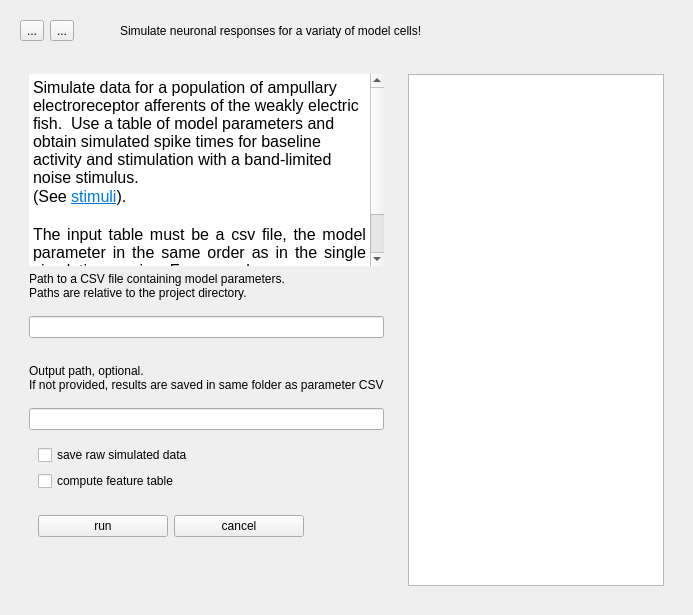
      <widget class="QWidget" name="table_sim">
       <layout class="QVBoxLayout" name="verticalLayout_16" stretch="0,1">
        <item>
         <widget class="QWidget" name="ts_header" native="true">
          <layout class="QHBoxLayout" name="horizontalLayout_4">
           <item>
            <widget class="QToolButton" name="ts_back_to_main">
             <property name="maximumSize">
              <size>
               <width>16777215</width>
               <height>27</height>
              </size>
             </property>
             <property name="text">
              <string>...</string>
             </property>
             <property name="icon">
              <iconset resource="resources.qrc">
               <normaloff>:/icons/pictograms/home.png</normaloff>:/icons/pictograms/home.png</iconset>
             </property>
            </widget>
           </item>
           <item>
            <widget class="QToolButton" name="ts_to_single">
             <property name="maximumSize">
              <size>
               <width>16777215</width>
               <height>27</height>
              </size>
             </property>
             <property name="text">
              <string>...</string>
             </property>
             <property name="icon">
              <iconset resource="resources.qrc">
               <normaloff>:/icons/pictograms/arrow_back.png</normaloff>:/icons/pictograms/arrow_back.png</iconset>
             </property>
            </widget>
           </item>
           <item>
            <spacer name="horizontalSpacer_6">
             <property name="orientation">
              <enum>Qt::Horizontal</enum>
             </property>
             <property name="sizeType">
              <enum>QSizePolicy::Maximum</enum>
             </property>
             <property name="sizeHint" stdset="0">
              <size>
               <width>40</width>
               <height>20</height>
              </size>
             </property>
            </spacer>
           </item>
           <item>
            <widget class="QLabel" name="ts_title">
             <property name="text">
              <string>Simulate neuronal responses for a variaty of model cells!</string>
             </property>
             <property name="role" stdset="0">
              <string>title</string>
             </property>
            </widget>
           </item>
          </layout>
         </widget>
        </item>
        <item>
         <widget class="QWidget" name="ts_content" native="true">
          <layout class="QHBoxLayout" name="horizontalLayout_8">
           <item>
            <widget class="QWidget" name="ts_left_box" native="true">
             <layout class="QVBoxLayout" name="verticalLayout_27" stretch="0,0,0,0,0,0,0,0,0,0,1">
              <item>
               <widget class="QTextBrowser" name="ts_info">
                <property name="frameShape">
                 <enum>QFrame::NoFrame</enum>
                </property>
                <property name="html">
                 <string>&lt;!DOCTYPE HTML PUBLIC &quot;-//W3C//DTD HTML 4.0//EN&quot; &quot;http://www.w3.org/TR/REC-html40/strict.dtd&quot;&gt;
&lt;html&gt;&lt;head&gt;&lt;meta name=&quot;qrichtext&quot; content=&quot;1&quot; /&gt;&lt;meta charset=&quot;utf-8&quot; /&gt;&lt;style type=&quot;text/css&quot;&gt;
p, li { white-space: pre-wrap; }
hr { height: 1px; border-width: 0; }
li.unchecked::marker { content: &quot;\2610&quot;; }
li.checked::marker { content: &quot;\2612&quot;; }
&lt;/style&gt;&lt;/head&gt;&lt;body style=&quot; font-family:'.AppleSystemUIFont'; font-size:13pt; font-weight:400; font-style:normal;&quot;&gt;
&lt;p style=&quot; margin-top:0px; margin-bottom:0px; margin-left:0px; margin-right:0px; -qt-block-indent:0; text-indent:0px;&quot;&gt;&lt;span style=&quot; font-family:'Ubuntu'; font-size:12pt;&quot;&gt;Simulate data for a population of ampullary electroreceptor afferents of the weakly electric fish.  Use a table of model parameters and obtain simulated spike times for baseline activity and stimulation with a band-limited noise stimulus. &lt;/span&gt;&lt;/p&gt;
&lt;p style=&quot; margin-top:0px; margin-bottom:0px; margin-left:0px; margin-right:0px; -qt-block-indent:0; text-indent:0px;&quot;&gt;&lt;span style=&quot; font-family:'Ubuntu'; font-size:12pt;&quot;&gt;(See &lt;/span&gt;&lt;a href=&quot;../../stimuli&quot;&gt;&lt;span style=&quot; font-family:'Ubuntu'; font-size:12pt; text-decoration: underline; color:#007acc;&quot;&gt;stimuli&lt;/span&gt;&lt;/a&gt;&lt;span style=&quot; font-family:'Ubuntu'; font-size:12pt;&quot;&gt;).&lt;/span&gt;&lt;/p&gt;
&lt;p align=&quot;justify&quot; style=&quot;-qt-paragraph-type:empty; margin-top:0px; margin-bottom:0px; margin-left:0px; margin-right:0px; -qt-block-indent:0; text-indent:0px; font-family:'Ubuntu'; font-size:12pt;&quot;&gt;&lt;br /&gt;&lt;/p&gt;
&lt;p align=&quot;justify&quot; style=&quot; margin-top:0px; margin-bottom:0px; margin-left:0px; margin-right:0px; -qt-block-indent:0; text-indent:0px;&quot;&gt;&lt;span style=&quot; font-family:'Ubuntu'; font-size:12pt;&quot;&gt;The input table must be a csv file, the model parameter in the same order as in the single simulation version. For example see&lt;/span&gt;&lt;/p&gt;
&lt;p align=&quot;justify&quot; style=&quot; margin-top:0px; margin-bottom:0px; margin-left:0px; margin-right:0px; -qt-block-indent:0; text-indent:0px;&quot;&gt;&lt;a href=&quot;../../examples/example_parameters.csv&quot;&gt;&lt;span style=&quot; font-family:'Ubuntu'; font-size:12pt; text-decoration: underline; color:#007acc;&quot;&gt;example_parameters.csv&lt;/span&gt;&lt;/a&gt;&lt;/p&gt;
&lt;p align=&quot;justify&quot; style=&quot;-qt-paragraph-type:empty; margin-top:0px; margin-bottom:0px; margin-left:0px; margin-right:0px; -qt-block-indent:0; text-indent:0px; font-family:'Ubuntu'; font-size:12pt;&quot;&gt;&lt;br /&gt;&lt;/p&gt;&lt;/body&gt;&lt;/html&gt;</string>
                </property>
               </widget>
              </item>
              <item>
               <widget class="QLabel" name="ts_input_label">
                <property name="text">
                 <string>Path to a CSV file containing model parameters.
Paths are relative to the project directory.</string>
                </property>
               </widget>
              </item>
              <item>
               <spacer name="verticalSpacer_13">
                <property name="orientation">
                 <enum>Qt::Vertical</enum>
                </property>
                <property name="sizeType">
                 <enum>QSizePolicy::Fixed</enum>
                </property>
                <property name="sizeHint" stdset="0">
                 <size>
                  <width>20</width>
                  <height>10</height>
                 </size>
                </property>
               </spacer>
              </item>
              <item>
               <widget class="QLineEdit" name="ts_input_path"/>
              </item>
              <item>
               <spacer name="verticalSpacer_12">
                <property name="orientation">
                 <enum>Qt::Vertical</enum>
                </property>
                <property name="sizeType">
                 <enum>QSizePolicy::Fixed</enum>
                </property>
                <property name="sizeHint" stdset="0">
                 <size>
                  <width>20</width>
                  <height>20</height>
                 </size>
                </property>
               </spacer>
              </item>
              <item>
               <widget class="QLabel" name="ts_output_label">
                <property name="text">
                 <string>Output path, optional.
If not provided, results are saved in same folder as parameter CSV</string>
                </property>
               </widget>
              </item>
              <item>
               <spacer name="verticalSpacer_11">
                <property name="orientation">
                 <enum>Qt::Vertical</enum>
                </property>
                <property name="sizeType">
                 <enum>QSizePolicy::Fixed</enum>
                </property>
                <property name="sizeHint" stdset="0">
                 <size>
                  <width>20</width>
                  <height>10</height>
                 </size>
                </property>
               </spacer>
              </item>
              <item>
               <widget class="QLineEdit" name="ts_output_path"/>
              </item>
              <item>
               <widget class="QWidget" name="widget_6" native="true">
                <layout class="QVBoxLayout" name="verticalLayout_29">
                 <item>
                  <widget class="QCheckBox" name="ts_checkBox_data">
                   <property name="text">
                    <string>save raw simulated data</string>
                   </property>
                   <property name="checked">
                    <bool>false</bool>
                   </property>
                  </widget>
                 </item>
                 <item>
                  <widget class="QCheckBox" name="ts_checkBox_features">
                   <property name="text">
                    <string>compute feature table</string>
                   </property>
                  </widget>
                 </item>
                </layout>
               </widget>
              </item>
              <item>
               <widget class="QWidget" name="ts_control_widget" native="true">
                <layout class="QHBoxLayout" name="horizontalLayout_11">
                 <item>
                  <widget class="QPushButton" name="ts_btn_run">
                   <property name="sizePolicy">
                    <sizepolicy hsizetype="Fixed" vsizetype="Fixed">
                     <horstretch>0</horstretch>
                     <verstretch>0</verstretch>
                    </sizepolicy>
                   </property>
                   <property name="minimumSize">
                    <size>
                     <width>130</width>
                     <height>0</height>
                    </size>
                   </property>
                   <property name="maximumSize">
                    <size>
                     <width>130</width>
                     <height>16777215</height>
                    </size>
                   </property>
                   <property name="text">
                    <string>run</string>
                   </property>
                  </widget>
                 </item>
                 <item>
                  <widget class="QPushButton" name="ts_btn_cancel">
                   <property name="sizePolicy">
                    <sizepolicy hsizetype="Fixed" vsizetype="Fixed">
                     <horstretch>0</horstretch>
                     <verstretch>0</verstretch>
                    </sizepolicy>
                   </property>
                   <property name="minimumSize">
                    <size>
                     <width>130</width>
                     <height>0</height>
                    </size>
                   </property>
                   <property name="maximumSize">
                    <size>
                     <width>130</width>
                     <height>16777215</height>
                    </size>
                   </property>
                   <property name="text">
                    <string>cancel</string>
                   </property>
                  </widget>
                 </item>
                 <item>
                  <spacer name="horizontalSpacer_2">
                   <property name="orientation">
                    <enum>Qt::Horizontal</enum>
                   </property>
                   <property name="sizeHint" stdset="0">
                    <size>
                     <width>40</width>
                     <height>20</height>
                    </size>
                   </property>
                  </spacer>
                 </item>
                </layout>
               </widget>
              </item>
              <item>
               <spacer name="verticalSpacer_7">
                <property name="orientation">
                 <enum>Qt::Vertical</enum>
                </property>
                <property name="sizeHint" stdset="0">
                 <size>
                  <width>20</width>
                  <height>40</height>
                 </size>
                </property>
               </spacer>
              </item>
             </layout>
            </widget>
           </item>
           <item>
            <widget class="QWidget" name="ts_right_box" native="true">
             <layout class="QVBoxLayout" name="verticalLayout_28">
              <item>
               <widget class="QPlainTextEdit" name="ts_text_output">
                <property name="readOnly">
                 <bool>true</bool>
                </property>
               </widget>
              </item>
             </layout>
            </widget>
           </item>
          </layout>
         </widget>
        </item>
       </layout>
      </widget>
